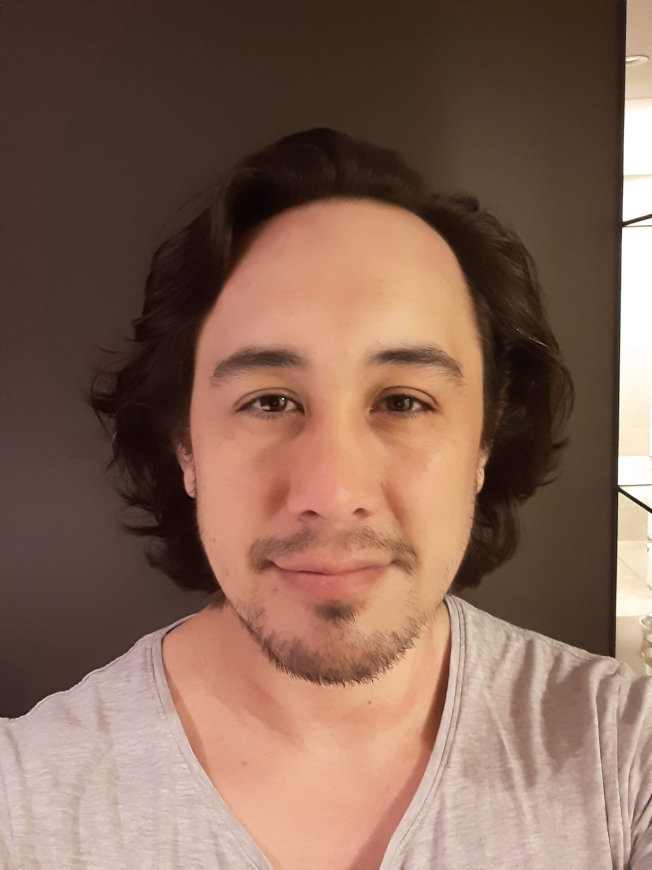
#> input picture openCVPython/IMG-20200817_055840.jpg, 1956 x 2608 px (shown at 1/3 size)
$ python 6-joinImages.py
#> lines starting #> are read from the running program, lines starting #| are printed output that depends on the picture
import cv2
import numpy as np
print("Import: Successful")

#TODO: Stack different channel images

#IMG-20200817_055840.jpg
#VID-20200412-WA0000.mp4

#Image
img = cv2.imread("IMG-20200817_055840.jpg")
#> img is the input picture: shape (2608, 1956, 3); mean B, G, R 85.9, 101.1, 132.1
print(img.shape)
#| (2608, 1956, 3)

scale_percentage = 20
height = int(img.shape[0] * scale_percentage/100)
#> height = 521
width = int(img.shape[1] * scale_percentage/100)
#> width = 391
dim = (width, height)
#> dim = (391, 521)
imgResize = cv2.resize(img, dim, interpolation = cv2.INTER_AREA)
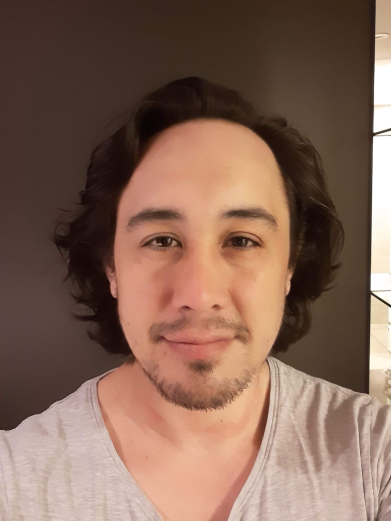
#> imgResize: shape (521, 391, 3); mean B, G, R 85.9, 101.1, 132.1

imgHor = np.hstack((imgResize, imgResize))
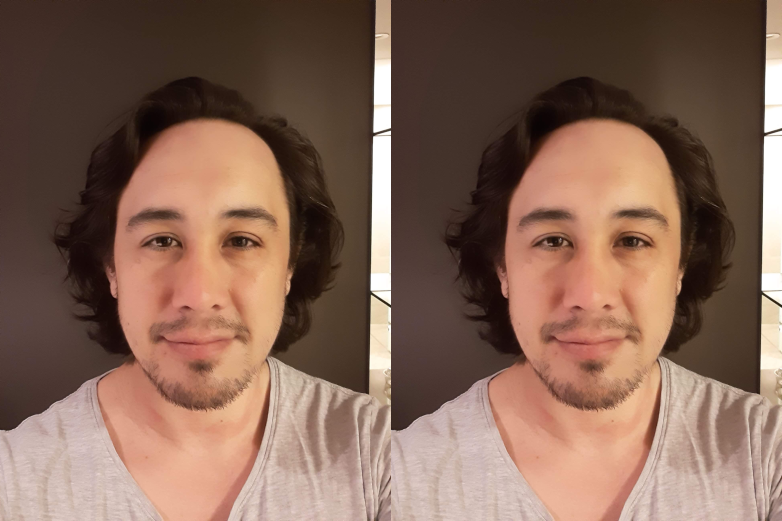
#> imgHor: shape (521, 782, 3); mean B, G, R 85.9, 101.1, 132.1

while True:
	cv2.imshow("Image", imgHor)
	if cv2.waitKey(1) & 0xFF ==ord('z'):
#> (key Esc is pressed here)
		break

imgVert = np.vstack((imgResize, imgResize))

while True:
	cv2.imshow("Image", imgVert)
	if cv2.waitKey(1) & 0xFF ==ord('z'):
		break

$ run again, with openCVPython/IMG-Cards.jpeg copied over openCVPython/IMG-20200817_055840.jpg
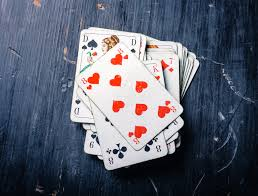
#> input picture openCVPython/IMG-Cards.jpeg, 258 x 196 px
#> img is the input picture: shape (196, 258, 3); mean B, G, R 111, 96.9, 91.7
#| (196, 258, 3)
#> `imgResize = cv2.resize(img, dim, interpolation = cv2.INTER_AREA)`:
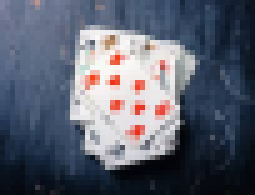
#> imgResize: shape (39, 51, 3) (shown 5 times larger); mean B, G, R 111, 96.9, 91.7
#> `imgHor = np.hstack((imgResize, imgResize))`:
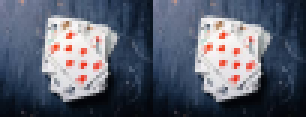
#> imgHor: shape (39, 102, 3) (shown 3 times larger); mean B, G, R 111, 96.9, 91.7
